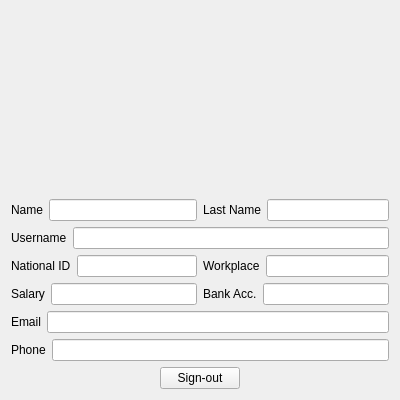
<?xml version="1.0" encoding="UTF-8"?>
<ui version="4.0">
 <class>Form</class>
 <widget class="QWidget" name="Form">
  <property name="geometry">
   <rect>
    <x>0</x>
    <y>0</y>
    <width>400</width>
    <height>400</height>
   </rect>
  </property>
  <property name="minimumSize">
   <size>
    <width>400</width>
    <height>400</height>
   </size>
  </property>
  <property name="maximumSize">
   <size>
    <width>500</width>
    <height>500</height>
   </size>
  </property>
  <property name="windowTitle">
   <string>Profile</string>
  </property>
  <layout class="QVBoxLayout" name="verticalLayout">
   <item>
    <widget class="QLabel" name="profile_logo">
     <property name="text">
      <string/>
     </property>
     <property name="pixmap">
      <pixmap resource="source.qrc">:/images/images/d/user-profile-96.png</pixmap>
     </property>
     <property name="alignment">
      <set>Qt::AlignCenter</set>
     </property>
    </widget>
   </item>
   <item>
    <layout class="QHBoxLayout" name="horizontalLayout_3">
     <item>
      <layout class="QHBoxLayout" name="horizontalLayout">
       <item>
        <widget class="QLabel" name="name_label">
         <property name="text">
          <string>Name</string>
         </property>
        </widget>
       </item>
       <item>
        <widget class="QLineEdit" name="name_input">
         <property name="readOnly">
          <bool>true</bool>
         </property>
        </widget>
       </item>
      </layout>
     </item>
     <item>
      <layout class="QHBoxLayout" name="horizontalLayout_2">
       <item>
        <widget class="QLabel" name="last_name_label">
         <property name="text">
          <string>Last Name</string>
         </property>
        </widget>
       </item>
       <item>
        <widget class="QLineEdit" name="last_name_input">
         <property name="readOnly">
          <bool>true</bool>
         </property>
        </widget>
       </item>
      </layout>
     </item>
    </layout>
   </item>
   <item>
    <layout class="QHBoxLayout" name="horizontalLayout_8">
     <item>
      <widget class="QLabel" name="username_label">
       <property name="text">
        <string>Username</string>
       </property>
      </widget>
     </item>
     <item>
      <widget class="QLineEdit" name="username_input">
       <property name="readOnly">
        <bool>true</bool>
       </property>
      </widget>
     </item>
    </layout>
   </item>
   <item>
    <layout class="QHBoxLayout" name="horizontalLayout_11">
     <item>
      <layout class="QHBoxLayout" name="horizontalLayout_12">
       <item>
        <widget class="QLabel" name="national_id_label">
         <property name="text">
          <string>National ID</string>
         </property>
        </widget>
       </item>
       <item>
        <widget class="QLineEdit" name="national_id_input">
         <property name="readOnly">
          <bool>true</bool>
         </property>
        </widget>
       </item>
      </layout>
     </item>
     <item>
      <layout class="QHBoxLayout" name="horizontalLayout_13">
       <item>
        <widget class="QLabel" name="workplace_label">
         <property name="text">
          <string>Workplace</string>
         </property>
        </widget>
       </item>
       <item>
        <widget class="QLineEdit" name="workplace_input">
         <property name="readOnly">
          <bool>true</bool>
         </property>
        </widget>
       </item>
      </layout>
     </item>
    </layout>
   </item>
   <item>
    <layout class="QHBoxLayout" name="horizontalLayout_14">
     <item>
      <layout class="QHBoxLayout" name="horizontalLayout_15">
       <item>
        <widget class="QLabel" name="salary_label">
         <property name="text">
          <string>Salary</string>
         </property>
        </widget>
       </item>
       <item>
        <widget class="QLineEdit" name="salary_input">
         <property name="readOnly">
          <bool>true</bool>
         </property>
        </widget>
       </item>
      </layout>
     </item>
     <item>
      <layout class="QHBoxLayout" name="horizontalLayout_16">
       <item>
        <widget class="QLabel" name="bank_account_label">
         <property name="text">
          <string>Bank Acc.</string>
         </property>
        </widget>
       </item>
       <item>
        <widget class="QLineEdit" name="bank_account_input">
         <property name="readOnly">
          <bool>true</bool>
         </property>
        </widget>
       </item>
      </layout>
     </item>
    </layout>
   </item>
   <item>
    <layout class="QHBoxLayout" name="horizontalLayout_4">
     <item>
      <widget class="QLabel" name="email_label">
       <property name="text">
        <string>Email</string>
       </property>
      </widget>
     </item>
     <item>
      <widget class="QLineEdit" name="email_input">
       <property name="readOnly">
        <bool>true</bool>
       </property>
      </widget>
     </item>
    </layout>
   </item>
   <item>
    <layout class="QHBoxLayout" name="horizontalLayout_6">
     <item>
      <widget class="QLabel" name="phone_label">
       <property name="text">
        <string>Phone</string>
       </property>
      </widget>
     </item>
     <item>
      <widget class="QLineEdit" name="phone_input">
       <property name="readOnly">
        <bool>true</bool>
       </property>
      </widget>
     </item>
    </layout>
   </item>
   <item>
    <layout class="QGridLayout" name="gridLayout">
     <item row="0" column="0">
      <spacer name="horizontalSpacer_2">
       <property name="orientation">
        <enum>Qt::Horizontal</enum>
       </property>
       <property name="sizeHint" stdset="0">
        <size>
         <width>40</width>
         <height>20</height>
        </size>
       </property>
      </spacer>
     </item>
     <item row="0" column="1">
      <widget class="QPushButton" name="sign_out">
       <property name="text">
        <string>Sign-out</string>
       </property>
      </widget>
     </item>
     <item row="0" column="2">
      <spacer name="horizontalSpacer">
       <property name="orientation">
        <enum>Qt::Horizontal</enum>
       </property>
       <property name="sizeHint" stdset="0">
        <size>
         <width>40</width>
         <height>20</height>
        </size>
       </property>
      </spacer>
     </item>
    </layout>
   </item>
  </layout>
 </widget>
 <resources>
  <include location="source.qrc"/>
 </resources>
 <connections/>
</ui>
